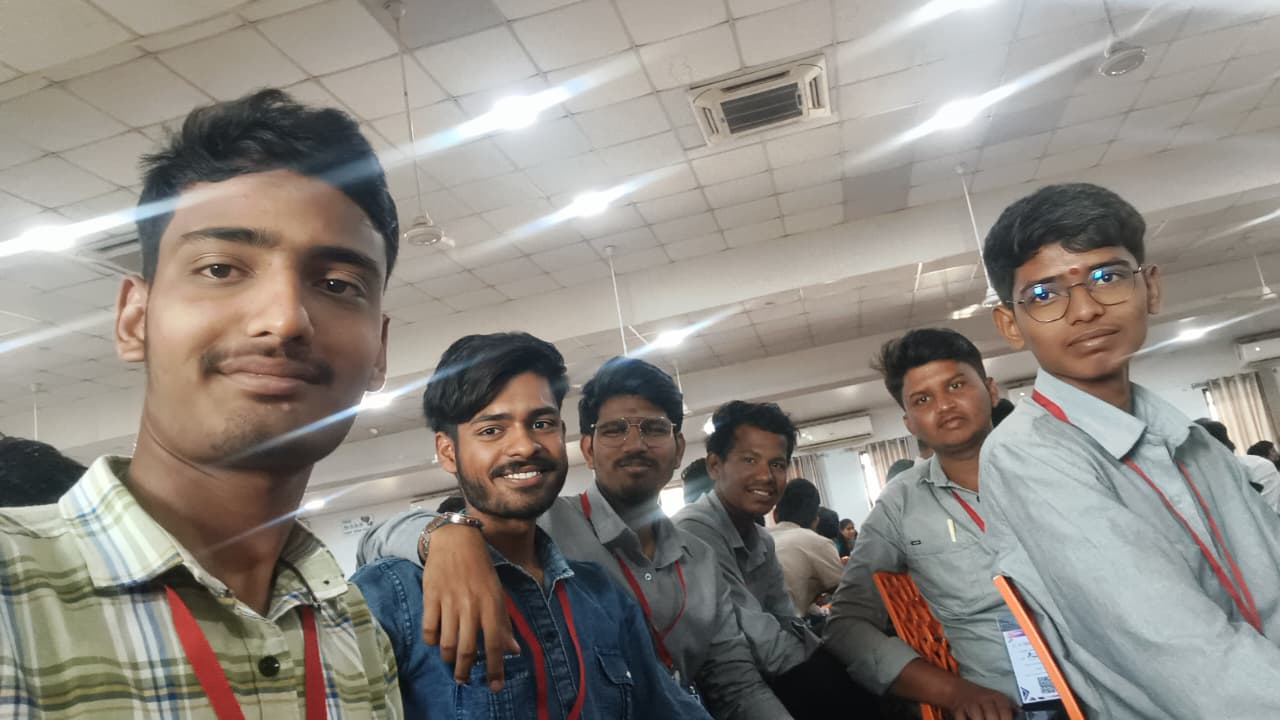
#> input picture deepfake/photo.jpg, 1280 x 720 px
$ python 'photo .py'
#> lines starting #> are read from the running program, lines starting #| are printed output that depends on the picture; after the words box and inside, x2 and y2 are one past the last pixel; in counts of white or black regions, pixels touching at a corner belong together
import cv2

# Load face cascade
face_cascade = cv2.CascadeClassifier("haarcascade_frontalface_default.xml")

# Load image
img = cv2.imread("photo.jpg")   # 🔹 Put your image name here
#> img is the input picture: shape (720, 1280, 3); mean B, G, R 129.6, 136.5, 142.3

# Convert to grayscale
gray = cv2.cvtColor(img, cv2.COLOR_BGR2GRAY)
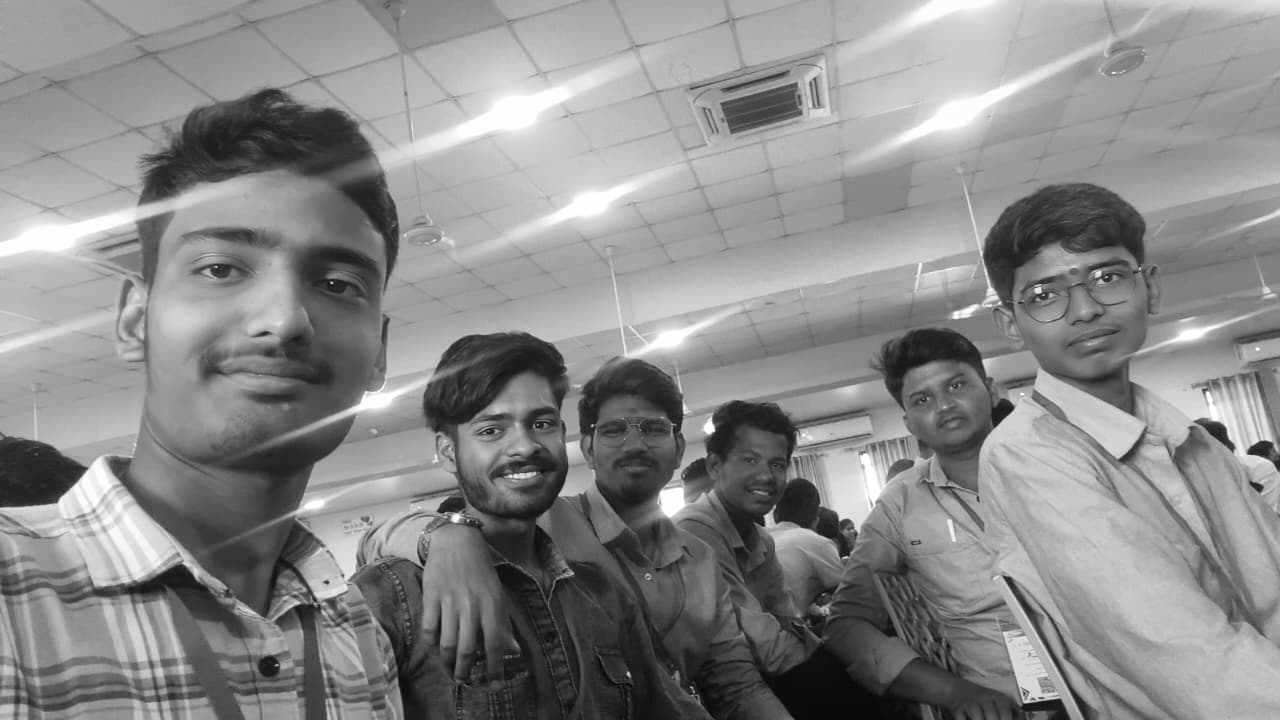
#> gray: shape (720, 1280); min 5, max 255, mean 137.5

# Detect faces
faces = face_cascade.detectMultiScale(gray, 1.3, 5)
#> faces = [[724, 434, 74, 74], [583, 392, 98, 98], [460, 381, 120, 120], [122, 154, 302, 302]]

# Draw rectangle around faces
for (x, y, w, h) in faces:
    cv2.rectangle(img, (x, y), (x + w, y + h), (0, 255, 0), 3)
#> this loop made 4 passes
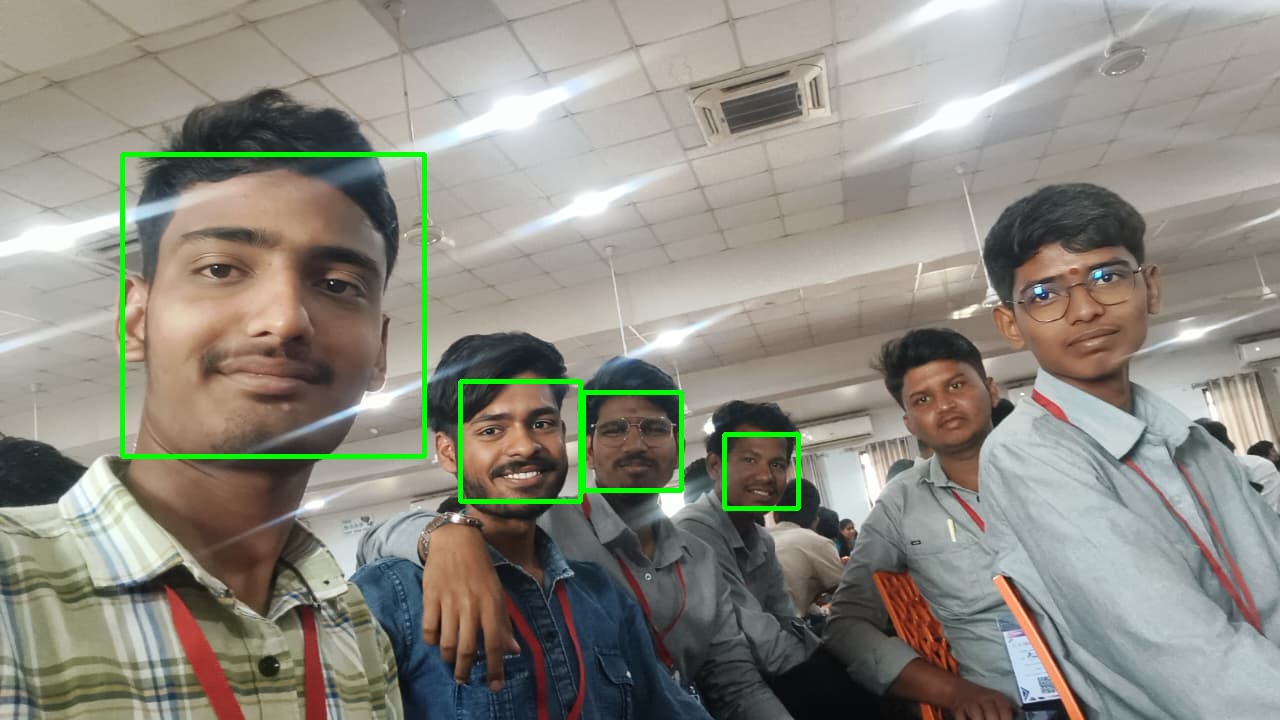
#> img: shape (720, 1280, 3); 1.26% of pixels changed, all inside (x1, y1, x2, y2) = (120, 152, 801, 511)

# Show output image
cv2.imshow("Face Detection", img)

cv2.waitKey(0)
cv2.destroyAllWindows()
